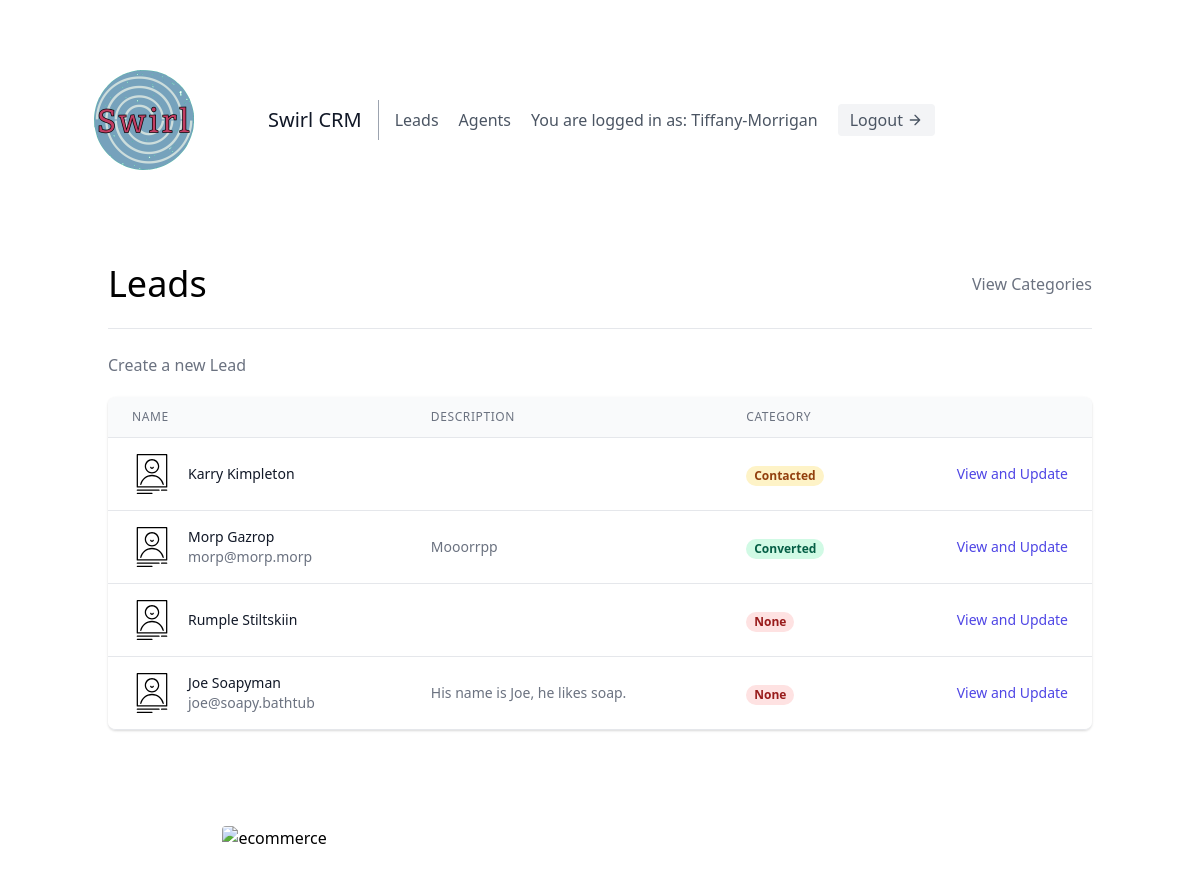
Screenshot of /leads/ (signed in) with the database file from the repository.
### leads/models.py (models this page shows, shortened)
class User(AbstractUser):
    is_organiser = models.BooleanField(default=True)
    is_agent = models.BooleanField(default=False)

class Lead(models.Model):
    first_name = models.CharField(max_length=20)
    last_name = models.CharField(max_length=20)
    age = models.IntegerField(default=0)
    organisation = models.ForeignKey(UserProfile, on_delete=models.CASCADE)
    agent = models.ForeignKey("Agent", null=True, blank=True, on_delete=models.SET_NULL) #CASCADE
    category = models.ForeignKey("Category", related_name="leads", null=True, blank=True, on_delete=models.SET_NULL)
    description = models.TextField()
    date_added = models.DateTimeField(auto_now_add=True)
    phone_number = models.CharField(max_length=20)
    email = models.EmailField()

class Category(models.Model):
    name = models.CharField(max_length=30) # New, Contacted, Converted, Unconverted
    organisation = models.ForeignKey(UserProfile, on_delete=models.CASCADE)
    def __str__(self):
        return self.name

### leads/views.py (the view)
# urls.py: path('', LeadListView.as_view(), name='lead-list'),
class LeadListView(OrganisorAndLoginRequiedMixin, generic.ListView):
    template_name = "leads/lead_list_2.html"
    context_object_name = "leads"
    def get_queryset(self):
        user = self.request.user
        if user.is_organiser:
            queryset = Lead.objects.filter(
                organisation=user.userprofile,
                agent__isnull=False
            )
        else:
            queryset = Lead.objects.filter(
                organisation=user.agent.organisation,
                agent__isnull=False
            )
            queryset = queryset.filter(agent__user=user)
        return queryset
    def get_context_data(self, **kwargs):
        context = super(LeadListView, self).get_context_data(**kwargs)
        user = self.request.user
        if user.is_organiser:
            queryset = Lead.objects.filter(
                organisation=user.userprofile,
                agent__isnull=True
            )
            context.update({
                "unassigned_leads": queryset
            })
        return context

### agents/mixins.py (called while the page is built)
    def dispatch(self, request, *args, **kwargs):
        if not request.user.is_authenticated or not request.user.is_organiser:
            return redirect("leads:lead-list")
        return super().dispatch(request, *args, **kwargs)

### leads/templates/leads/lead_list_2.html (shortened to what this page needs)
{% extends 'base.html' %}
{%load static %}
{% block content %}
<div class="container mx-auto px-5">
  <div class="w-full mb-6 py-6 flex justify-between items-center border-b border-gray-200">
    <h1 class="text-4xl gray-800">Leads</h1>
    <a class="text-gray-500 hover:text-blue-500" href="{% url 'leads:category-list' %}">View Categories</a>
  </div>
    <div class="mb-5">
      <a class="text-gray-500 hover:text-blue-500" href="{% url 'leads:lead-create' %}">Create a new Lead</a>
    </div>
<div class="flex flex-col">
  <div class="-my-2 overflow-x-auto sm:-mx-6 lg:-mx-8">
    <div class="py-2 align-middle inline-block min-w-full sm:px-6 lg:px-8">
      <div class="shadow overflow-hidden border-b border-gray-200 sm:rounded-lg">
        <table class="min-w-full divide-y divide-gray-200">
          <thead class="bg-gray-50">
            <tr>
              <th scope="col" class="px-6 py-3 text-left text-xs font-medium text-gray-500 uppercase tracking-wider">
                Name
              </th>
              <th scope="col" class="px-6 py-3 text-left text-xs font-medium text-gray-500 uppercase tracking-wider">
                Description
              </th>
              <th scope="col" class="px-6 py-3 text-left text-xs font-medium text-gray-500 uppercase tracking-wider">
                Category
              </th>
              <th scope="col" class="relative px-6 py-3">
              </th>
            </tr>
          </thead>
          {% for lead in leads %}
          <tbody class="bg-white divide-y divide-gray-200">
            <tr>
              <td class="px-6 py-4 whitespace-nowrap">
                <div class="flex items-center">
                  <div class="flex-shrink-0 h-10 w-10">
                    <img src="{% static 'images/user-profile-picture.svg' %}">
                  </div>
                  <div class="ml-4">
                    <div class="text-sm font-medium text-gray-900">
                      {{ lead.first_name}} {{lead.last_name}}
                    </div>
                    <div class="text-sm text-gray-500">
                      {{ lead.email }}
                    </div>
                  </div>
                </div>
              </td>
              <td class="px-6 py-4 whitespace-nowrap">
                <div class="text-sm text-gray-500">{{ lead.description }}</div>
              </td>
              <td class="px-6 py-4 whitespace-nowrap">
              {% if lead.category.pk is 2 %}
                <span class="px-2 inline-flex text-xs leading-5 font-semibold rounded-full bg-green-100 text-green-800">
                  {{ lead.category }}
                </span>
              {% elif lead.category.pk is 1 %}
                <span class="px-2 inline-flex text-xs leading-5 font-semibold rounded-full bg-yellow-100 text-yellow-800">
                  {{ lead.category }}
                </span>
              {% else %}
                <span class="px-2 inline-flex text-xs leading-5 font-semibold rounded-full bg-red-100 text-red-800">
                  {{ lead.category }}
                </span>
              {% endif %}
              </td>
              <td class="px-6 py-4 whitespace-nowrap text-right text-sm font-medium">
                <a href="{% url 'leads:lead-detail' lead.pk %}" class="text-indigo-600 hover:text-indigo-900">View and Update</a>
              </td>
            </tr>
            {% endfor %}
          </tbody>
        </table>
      </div>
    </div>
  </div>
</div>
<div class="container px-5 py-24 mx-auto">
  <div class="lg:w-4/5 mx-auto flex flex-wrap">
    <img alt="ecommerce" class="h-3/4 w-auto justify-center object-cover object-center rounded" src="{% static 'images/CRM-home-image-lincoln-yoon-unsplash.jpg' %}">
  </div>
</div>
</div>
{% endblock content %}

### templates/navbar.html (shortened to what this page needs)
{% load static %}
<header class="text-gray-600 body-font">
  <div class="flex items-center mx-auto flex flex-wrap p-5 flex-col md:flex-row items-center">
    <a class="flex title-font font-medium items-center text-gray-900 mb-4 md:mb-0">
      <div class="px-1">
        <img class="transform scale-50 px-5" src="{% static 'images/swirl-logo-4.png' %}">
      </div>
      <span class="text-xl">Swirl CRM</span>
    </a>
    <nav class="md:mr-auto md:ml-4 md:py-1 md:pl-4 md:border-l md:border-gray-400	flex flex-wrap items-center text-base justify-center">
        {% if not request.user.is_authenticated %}
          <a href="{% url 'signup' %}" class="mr-5 hover:text-gray-900">Signup</a>
        {% else %}
          {% if request.user.is_organiser %}
          <a href="{% url 'leads:lead-list' %}" class="mr-5 hover:text-gray-900">Leads</a>
          {% endif %}
          <a href="{% url 'agents:agent-list' %}" class="mr-5 hover:text-gray-900">Agents</a>
        {% endif %}
        {% if request.user.is_authenticated %}
          You are logged in as: {{ request.user.username }}
        <a href="{% url 'logout' %}" class="ml-5 inline-flex items-center bg-gray-100 border-0 py-1 px-3 focus:outline-none hover:bg-gray-200 rounded text-base mt-4 md:mt-0">
        Logout
            <svg fill="none" stroke="currentColor" stroke-linecap="round" stroke-linejoin="round" stroke-width="2" class="w-4 h-4 ml-1" viewBox="0 0 24 24">
            <path d="M5 12h14M12 5l7 7-7 7"></path>
            </svg>
    </a>
        {% endif %}
  </div>
</header>

### rows the page displays
User: user.username "Tiffany-Morrigan"
Lead: first_name "Karry", last_name "Kimpleton", category "Contacted"
Lead: first_name "Morp", last_name "Gazrop", email "morp@morp.morp", description "Mooorrpp", category "Converted"
Lead: first_name "Rumple", last_name "Stiltskiin", category "None"
Lead: first_name "Joe", last_name "Soapyman", email "joe@soapy.bathtub", description "His name is Joe, he likes soap.", category "None"
